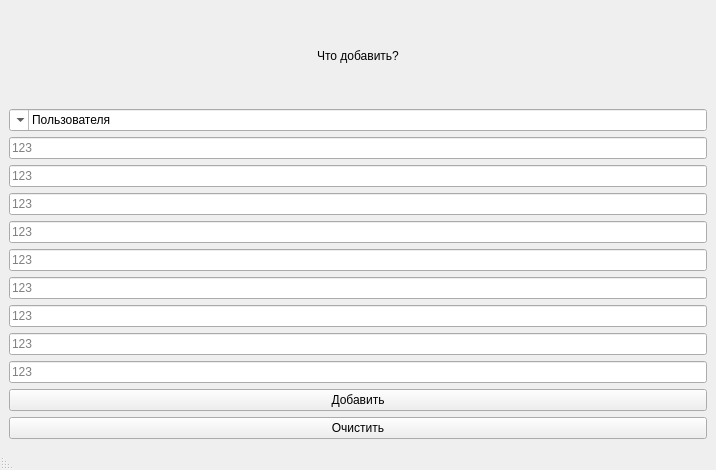
<?xml version="1.0" encoding="UTF-8"?>
<ui version="4.0">
 <class>Add_window</class>
 <widget class="QMainWindow" name="Add_window">
  <property name="geometry">
   <rect>
    <x>0</x>
    <y>0</y>
    <width>716</width>
    <height>470</height>
   </rect>
  </property>
  <property name="windowTitle">
   <string>MainWindow</string>
  </property>
  <property name="layoutDirection">
   <enum>Qt::RightToLeft</enum>
  </property>
  <property name="autoFillBackground">
   <bool>true</bool>
  </property>
  <property name="documentMode">
   <bool>false</bool>
  </property>
  <widget class="QWidget" name="centralwidget">
   <layout class="QGridLayout" name="gridLayout_2">
    <item row="0" column="0">
     <widget class="QLabel" name="label_add">
      <property name="cursor">
       <cursorShape>ArrowCursor</cursorShape>
      </property>
      <property name="layoutDirection">
       <enum>Qt::LeftToRight</enum>
      </property>
      <property name="autoFillBackground">
       <bool>false</bool>
      </property>
      <property name="styleSheet">
       <string notr="true">font: 20pt &quot;Consolas&quot;;</string>
      </property>
      <property name="text">
       <string>Что добавить?</string>
      </property>
      <property name="alignment">
       <set>Qt::AlignCenter</set>
      </property>
     </widget>
    </item>
    <item row="1" column="0">
     <widget class="QComboBox" name="comboBox_add">
      <property name="styleSheet">
       <string notr="true">font: 18pt &quot;Consolas&quot;;</string>
      </property>
      <property name="editable">
       <bool>true</bool>
      </property>
      <property name="insertPolicy">
       <enum>QComboBox::InsertAtBottom</enum>
      </property>
      <item>
       <property name="text">
        <string>Пользователя</string>
       </property>
      </item>
      <item>
       <property name="text">
        <string>Рейс</string>
       </property>
      </item>
      <item>
       <property name="text">
        <string>Маршрут</string>
       </property>
      </item>
      <item>
       <property name="text">
        <string>Аэропорт вылета</string>
       </property>
      </item>
      <item>
       <property name="text">
        <string>Аэропорт назначения</string>
       </property>
      </item>
      <item>
       <property name="text">
        <string>Билет</string>
       </property>
      </item>
      <item>
       <property name="text">
        <string>Авиакомпанию</string>
       </property>
      </item>
      <item>
       <property name="text">
        <string>Самолёт</string>
       </property>
      </item>
     </widget>
    </item>
    <item row="2" column="0">
     <layout class="QGridLayout" name="gridLayout">
      <item row="0" column="0">
       <widget class="QLineEdit" name="lineEdit_add">
        <property name="inputMask">
         <string/>
        </property>
        <property name="text">
         <string/>
        </property>
        <property name="placeholderText">
         <string>123</string>
        </property>
       </widget>
      </item>
      <item row="1" column="0">
       <widget class="QLineEdit" name="lineEdit_add_2">
        <property name="inputMask">
         <string/>
        </property>
        <property name="text">
         <string/>
        </property>
        <property name="placeholderText">
         <string>123</string>
        </property>
       </widget>
      </item>
      <item row="2" column="0">
       <widget class="QLineEdit" name="lineEdit_add_3">
        <property name="inputMask">
         <string/>
        </property>
        <property name="text">
         <string/>
        </property>
        <property name="placeholderText">
         <string>123</string>
        </property>
       </widget>
      </item>
      <item row="3" column="0">
       <widget class="QLineEdit" name="lineEdit_add_4">
        <property name="inputMask">
         <string/>
        </property>
        <property name="text">
         <string/>
        </property>
        <property name="placeholderText">
         <string>123</string>
        </property>
       </widget>
      </item>
      <item row="4" column="0">
       <widget class="QLineEdit" name="lineEdit_add_5">
        <property name="inputMask">
         <string/>
        </property>
        <property name="text">
         <string/>
        </property>
        <property name="placeholderText">
         <string>123</string>
        </property>
       </widget>
      </item>
      <item row="5" column="0">
       <widget class="QLineEdit" name="lineEdit_add_6">
        <property name="inputMask">
         <string/>
        </property>
        <property name="text">
         <string/>
        </property>
        <property name="placeholderText">
         <string>123</string>
        </property>
       </widget>
      </item>
      <item row="6" column="0">
       <widget class="QLineEdit" name="lineEdit_add_7">
        <property name="inputMask">
         <string/>
        </property>
        <property name="text">
         <string/>
        </property>
        <property name="placeholderText">
         <string>123</string>
        </property>
       </widget>
      </item>
      <item row="7" column="0">
       <widget class="QLineEdit" name="lineEdit_add_8">
        <property name="inputMask">
         <string/>
        </property>
        <property name="text">
         <string/>
        </property>
        <property name="placeholderText">
         <string>123</string>
        </property>
       </widget>
      </item>
      <item row="8" column="0">
       <widget class="QLineEdit" name="lineEdit_add_9">
        <property name="inputMask">
         <string/>
        </property>
        <property name="text">
         <string/>
        </property>
        <property name="placeholderText">
         <string>123</string>
        </property>
       </widget>
      </item>
      <item row="9" column="0">
       <widget class="QPushButton" name="pushButton_add">
        <property name="text">
         <string>Добавить</string>
        </property>
       </widget>
      </item>
      <item row="10" column="0">
       <widget class="QPushButton" name="pushButton_clear">
        <property name="text">
         <string>Очистить</string>
        </property>
       </widget>
      </item>
     </layout>
    </item>
   </layout>
  </widget>
  <widget class="QStatusBar" name="statusbar"/>
 </widget>
 <resources/>
 <connections/>
</ui>
